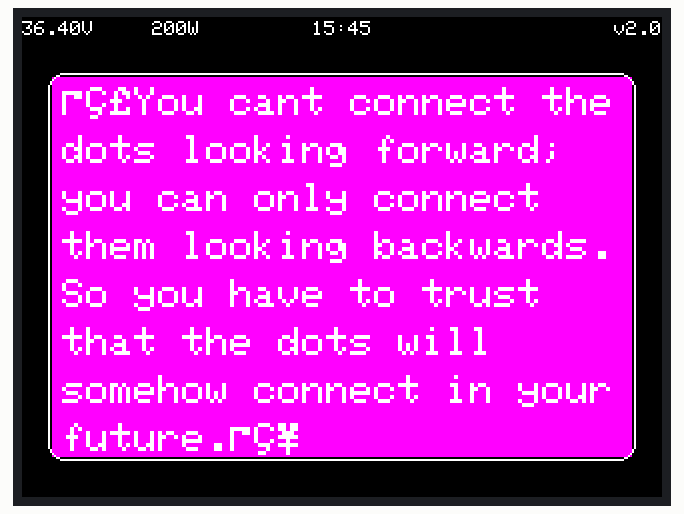
Bench run of a sketch on a simulated ESP32. Parts: 320×240 colour display.

Above: at 0.5 s.

The sketch:

adjusted_proper_screen_ht_landscape.ino
```cpp
#include <TFT_eSPI.h>

TFT_eSPI tft = TFT_eSPI(320, 240);
TFT_eSprite smaini = TFT_eSprite(&tft);   // Navbar sprite
TFT_eSprite quoteSprite = TFT_eSprite(&tft); // Quote sprite

String voltage_str, power_str;

// Improved function to draw wrapped text with better width utilization
void drawWrappedText(TFT_eSprite &sprite, String text, int x, int y, int w, int lineHeight) {
  int16_t cursor_x = x;
  int16_t cursor_y = y;
  String currentWord = "";

  sprite.setCursor(cursor_x, cursor_y);

  // Increase the usable width to utilize more of the available space
  int usableWidth = w + 30; // Increase the width constraint

  for (uint16_t i = 0; i < text.length(); i++) {
    char c = text[i];
    if (c == ' ' || c == '\n') {
      // Get width of the current word plus a space
      int16_t wordWidth = sprite.textWidth(currentWord + " ");

      // If adding this word would exceed the width, move to next line
      if (cursor_x + wordWidth > x + usableWidth) {
        cursor_x = x;
        cursor_y += lineHeight;
        sprite.setCursor(cursor_x, cursor_y);
      }

      // Print the word and space
      sprite.print(currentWord + " ");
      cursor_x += wordWidth;
      currentWord = "";

      // Handle explicit newlines
      if (c == '\n') {
        cursor_x = x;
        cursor_y += lineHeight;
        sprite.setCursor(cursor_x, cursor_y);
      }
    } else {
      currentWord += c;
    }
  }

  // Don't forget the last word
  if (currentWord.length() > 0) {
    int16_t wordWidth = sprite.textWidth(currentWord);
    if (cursor_x + wordWidth > x + usableWidth) {
      cursor_x = x;
      cursor_y += lineHeight;
      sprite.setCursor(cursor_x, cursor_y);
    }
    sprite.print(currentWord);
  }
}

//==========================================================================================
void setup() {
  Serial.begin(115200);
  tft.init();
  tft.fillScreen(TFT_BLACK);
  tft.setRotation(0);
  tft.invertDisplay(false);

  // Initialize navbar sprite
  smaini.createSprite(320, 15);
  smaini.fillSprite(TFT_BLACK);
  smaini.setTextColor(TFT_WHITE, TFT_BLACK);

  // Initialize quote sprite with updated dimensions
  quoteSprite.createSprite(290, 190);
  // Change background color to magenta
  quoteSprite.fillSprite(TFT_MAGENTA);
  // Change text color to white with magenta background
  quoteSprite.setTextColor(TFT_WHITE, TFT_MAGENTA);
  quoteSprite.setTextSize(2);

  // Create quote text
  String quote = "“You cant connect the dots looking forward; you can only connect them looking backwards. So you have to trust that the dots will somehow connect in your future.”";

  // Increase left margin by adjusting the x position (from 5 to 15)
  int leftMargin = 5;
  // Draw wrapped quote text with increased left margin
  drawWrappedText(quoteSprite, quote, leftMargin, 5, 280, 24); // Adjusted width to account for margin

  // Push quote to display with border
  // Move sprite position to the right to create left margin on screen
  quoteSprite.pushSprite(15, 30);
  // Adjust border rectangle to match the new dimensions and position
  tft.drawRoundRect(13, 28, 294, 194, 8, TFT_WHITE);
}

//==========================================================================================
void loop() {
  Mainscreen();
}

void Mainscreen_info() {
  smaini.fillSprite(TFT_BLACK);
  smaini.setTextDatum(TL_DATUM);
  smaini.setTextSize(1);
  voltage_str = "36.40V";
  smaini.drawString(voltage_str, 0, 2);
  power_str = "200W";
  smaini.drawString(power_str, 65, 2);
  smaini.setTextDatum(TC_DATUM);
  smaini.drawString("15:45", 160, 2);
  smaini.setTextDatum(TR_DATUM);
  smaini.drawString("v2.0", 320, 2);
  smaini.pushSprite(0, 0);
}

void Mainscreen() {
  static unsigned long prmillis2 = 0;
  if (millis() - prmillis2 >= 150) {
    prmillis2 = millis();
    Mainscreen_info();
  }
}
```
